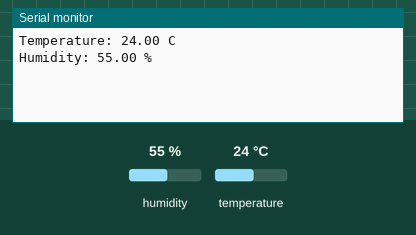
Simulated run of this sketch. Board: ESP32. On the bench: the last lines printed to the serial monitor. The test bench sets the inputs (shaded band); at power-on: humidity 55 %, temperature 24 °C. WiFi joins after 1.5 s; servers stay silent unless stated.

Above: at 3.0 s.
3.1 s: humidity set to 22 %
At 4.7 s:
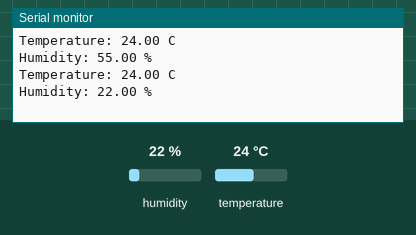
5.8 s: temperature set to 12 °C
At 7.1 s:
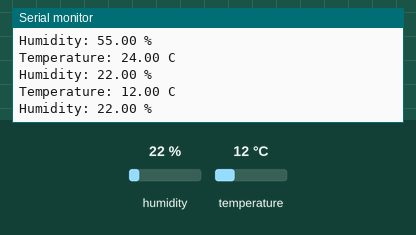
8.5 s: humidity set to 40 %
At 10.7 s:
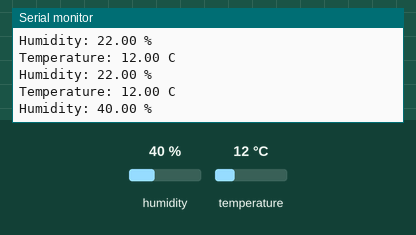
Timing chart, 0 to 12.2 s (numbered marks = the images above; inputs shaded):
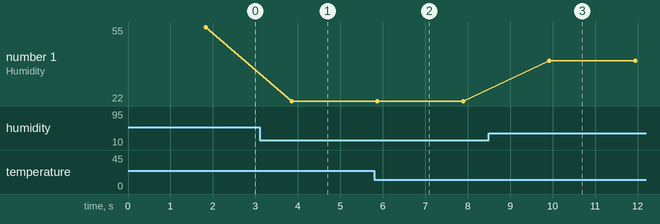

The sketch:

DHT_Blynk.ino
```cpp
#define BLYNK_TEMPLATE_ID "YOUR_TEMPLATE_ID"
#define BLYNK_TEMPLATE_NAME "DHT"
#define BLYNK_AUTH_TOKEN "YOUR_BLYNK_TOKEN"

#include <WiFi.h>
#include <BlynkSimpleEsp32.h>
#include <DHT.h>

char ssid[] = "YOUR_WIFI_NAME";
char pass[] = "YOUR_WIFI_PASSWORD";

#define DHTPIN 4
#define DHTTYPE DHT11

DHT dht(DHTPIN, DHTTYPE);

void setup()
{
  Serial.begin(115200);
  dht.begin();
  Blynk.begin(BLYNK_AUTH_TOKEN, ssid, pass);
}

void loop()
{
  Blynk.run();

  float temperature = dht.readTemperature();
  float humidity = dht.readHumidity();

  Serial.print("Temperature: ");
  Serial.print(temperature);
  Serial.println(" C");

  Serial.print("Humidity: ");
  Serial.print(humidity);
  Serial.println(" %");

  Blynk.virtualWrite(V1, temperature);
  Blynk.virtualWrite(V2, humidity);

  delay(2000);
}
```

Measured:
- after the input at 3.1 s, the serial monitor: prints a new line after 0.75 s (image 1)
- after the input at 5.8 s, the serial monitor: prints a new line after 0.08 s (image 2)
- after the input at 8.5 s, the serial monitor: prints a new line after 1.4 s (image 3)
- plotted number 1: 55 → 22 after the input at 3.1 s, 22 → 40 after the input at 8.5 s
